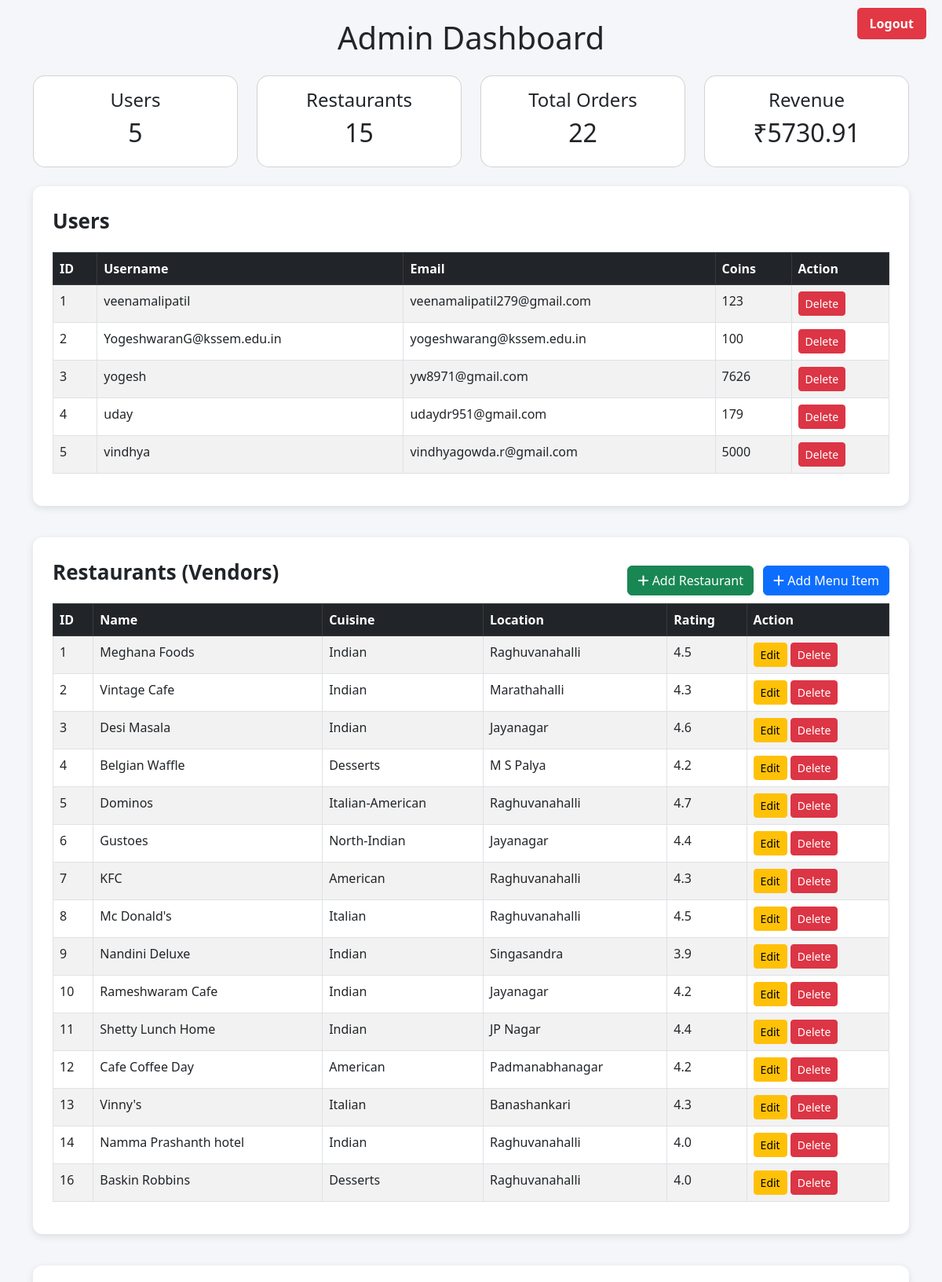
Page /admin_dashboard (signed in, upper part) on the committed database.
### tables this page shows
CREATE TABLE users (
        id INTEGER PRIMARY KEY AUTOINCREMENT,
        username TEXT UNIQUE NOT NULL,
        email TEXT UNIQUE NOT NULL,
        password TEXT NOT NULL,
        coin_balance INTEGER DEFAULT 0,
        created_at TIMESTAMP DEFAULT CURRENT_TIMESTAMP
    );

CREATE TABLE restaurants (
        id INTEGER PRIMARY KEY AUTOINCREMENT,
        name TEXT NOT NULL,
        cuisine TEXT NOT NULL,
        rating REAL DEFAULT 0.0,
        delivery_time TEXT,
        location TEXT,
        image_url TEXT,
        description TEXT
    );

### app.py (the view)
@app.route("/admin_dashboard")
@login_required
def admin_dashboard():
    if current_user.username != "veenamalipatil":
        flash("Unauthorized access!", "error")
        return redirect(url_for("index"))
    conn = get_db()
    conn.row_factory = sqlite3.Row
    users = conn.execute("SELECT * FROM users").fetchall()
    restaurants = conn.execute("SELECT * FROM restaurants").fetchall()
    menus = conn.execute("SELECT * FROM menu_items").fetchall()
    orders = conn.execute(
        """SELECT
        o.id,
        u.username AS username,
        r.name AS restaurant_name,
        o.final_amount AS total,
        o.created_at AS order_date
        FROM orders o
        JOIN users u ON o.user_id = u.id
        JOIN restaurants r ON o.restaurant_id = r.id
    """
    ).fetchall()
    users_count = len(users)
    restaurant_count = len(restaurants)
    total_orders = len(orders)
    total_revenue = conn.execute("SELECT SUM(final_amount) FROM orders").fetchone()[0]
    total_revenue = total_revenue if total_revenue else 0
    return render_template(
        "admin_dashboard.html",
        users=users,
        restaurants=restaurants,
        menu=menus,
        orders=orders,
        users_count=users_count,
        restaurant_count=restaurant_count,
        total_orders=total_orders,
        total_revenue=total_revenue,
    )

### app.py (called while the page is built)
def get_db():
    conn = sqlite3.connect("foodapp.db")
    conn.row_factory = sqlite3.Row
    return conn

@login_manager.user_loader
def load_user(user_id):
    conn = get_db()
    try:
        u = conn.execute("SELECT * FROM users WHERE id = ?", (user_id,)).fetchone()
    finally:
        conn.close()
    if u:
        return User(u["id"], u["username"], u["email"], u["coin_balance"])
    return None

@app.context_processor
def inject_cart():
    cart = session.get("cart", {})
    total_quantity = sum(cart.values()) if cart else 0
    return dict(cart_total_quantity=total_quantity)

@app.context_processor
def inject_user():
    if current_user.is_authenticated:
        conn = get_db()
        try:
            u = conn.execute(
                "SELECT coin_balance FROM users WHERE id = ?", (current_user.id,)
            ).fetchone()
        finally:
            conn.close()
        return {"user_coin_balance": u["coin_balance"] if u else 0}
    return {"user_coin_balance": 0}

### templates/admin_dashboard.html (shortened to what this page needs)
<!DOCTYPE html>
<html lang="en">
<head>
    <link rel="stylesheet"
          href="https://cdnjs.cloudflare.com/ajax/libs/font-awesome/6.5.0/css/all.min.css">
    <link rel="stylesheet"
          href="https://cdn.jsdelivr.net/npm/bootstrap@5.3.0/dist/css/bootstrap.min.css">
</head>
<body>
<div class="container mt-4">
    <h1 class="text-center mb-4">Admin Dashboard</h1>
<a href="{{ url_for('logout') }}" style="position:absolute; top:10px; right:20px; background:#e23744; color:white; padding:8px 16px; border-radius:5px; text-decoration:none; font-weight:600;">Logout</a>
    <div class="row mb-4">
        <div class="col-md-3">
            <div class="card text-center p-3">
                <h4>Users</h4>
                <h2>{{ users_count }}</h2>
            </div>
        </div>
        <div class="col-md-3">
            <div class="card text-center p-3">
                <h4>Restaurants</h4>
                <h2>{{ restaurant_count }}</h2>
            </div>
        </div>
        <div class="col-md-3">
            <div class="card text-center p-3">
                <h4>Total Orders</h4>
                <h2>{{ total_orders }}</h2>
            </div>
        </div>
        <div class="col-md-3">
            <div class="card text-center p-3">
                <h4>Revenue</h4>
                <h2>₹{{ total_revenue }}</h2>
            </div>
        </div>
    </div>
    <div class="table-container">
        <div class="section-title">Users</div>
        <table class="table table-bordered table-striped">
            <thead class="table-dark">
            <tr>
                <th>ID</th>
                <th>Username</th>
                <th>Email</th>
                <th>Coins</th>
                <th>Action</th>
            </tr>
            </thead>
            <tbody>
            {% for user in users %}
                <tr>
                    <td>{{ user.id }}</td>
                    <td>{{ user.username }}</td>
                    <td>{{ user.email }}</td>
                    <td>{{ user.coin_balance }}</td>
                    <td>
                        <a href="/delete_user/{{ user.id }}" class="btn btn-danger btn-sm"
                           onclick="return confirm('Delete this user?')">
                            Delete
                        </a>
                    </td>
                </tr>
            {% endfor %}
            </tbody>
        </table>
    </div>
    <div class="table-container">
        <div class="d-flex justify-content-between align-items-center">
            <div class="section-title">Restaurants (Vendors)</div>
            <div>
                <a href="/add_vendor" class="btn btn-success me-2">
                    <i class="fa fa-plus"></i> Add Restaurant
                </a>
                <a href="/add_menu" class="btn btn-primary">
                    <i class="fa fa-plus"></i> Add Menu Item
                </a>
            </div>
        </div>
        <table class="table table-bordered table-striped">
            <thead class="table-dark">
            <tr>
                <th>ID</th>
                <th>Name</th>
                <th>Cuisine</th>
                <th>Location</th>
                <th>Rating</th>
                <th>Action</th>
            </tr>
            </thead>
            <tbody>
            {% for r in restaurants %}
                <tr>
                    <td>{{ r.id }}</td>
                    <td>{{ r.name }}</td>
                    <td>{{ r.cuisine }}</td>
                    <td>{{ r.location }}</td>
                    <td>{{ r.rating }}</td>
                    <td>
                        <a href="/edit_vendor/{{ r.id }}" class="btn btn-warning btn-sm">Edit</a>
                        <form action="/delete_vendor/{{ r.id }}" method="POST" style="display:inline;">
                            <button class="btn btn-danger btn-sm"
                                    onclick="return confirm('Delete this vendor?')">
                                Delete
                            </button>
                        </form>
                    </td>
                </tr>
            {% endfor %}
            </tbody>
        </table>
    </div>
    <div class="table-container">
    </div>
</div>
</body>
</html>

### templates/admin_dashboard.html (style rules this page uses)
body { background: #f4f6f9; }
.card { border-radius: 15px; }
.table-container { background: #fff; padding: 25px; border-radius: 12px; box-shadow: 0 3px 10px rgba(0,0,0,0.1); margin-bottom: 40px; }
.section-title { margin-bottom: 20px; font-size: 26px; font-weight: bold; }

### rows in the picture
users: id "1", username "veenamalipatil", email "veenamalipatil279@gmail.com", coin_balance "123"
users: id "2", username "YogeshwaranG@kssem.edu.in", email "yogeshwarang@kssem.edu.in", coin_balance "100"
users: id "3", username "yogesh", email "yw8971@gmail.com", coin_balance "7626"
users: id "4", username "uday", email "udaydr951@gmail.com", coin_balance "179"
users: id "5", username "vindhya", email "vindhyagowda.r@gmail.com", coin_balance "5000"
restaurants: id "1", name "Meghana Foods", cuisine "Indian", location "Raghuvanahalli", rating "4.5"
restaurants: id "2", name "Vintage Cafe", cuisine "Indian", location "Marathahalli", rating "4.3"
restaurants: id "3", name "Desi Masala", cuisine "Indian", location "Jayanagar", rating "4.6"
restaurants: id "4", name "Belgian Waffle", cuisine "Desserts", location "M S Palya", rating "4.2"
restaurants: id "5", name "Dominos", cuisine "Italian-American", location "Raghuvanahalli", rating "4.7"
restaurants: id "6", name "Gustoes", cuisine "North-Indian", location "Jayanagar", rating "4.4"
restaurants: id "7", name "KFC", cuisine "American", location "Raghuvanahalli", rating "4.3"
restaurants: id "8", name "Mc Donald's", cuisine "Italian", location "Raghuvanahalli", rating "4.5"
restaurants: id "9", name "Nandini Deluxe", cuisine "Indian", location "Singasandra", rating "3.9"
restaurants: id "10", name "Rameshwaram Cafe", cuisine "Indian", location "Jayanagar", rating "4.2"
restaurants: id "11", name "Shetty Lunch Home", cuisine "Indian", location "JP Nagar", rating "4.4"
restaurants: id "12", name "Cafe Coffee Day", cuisine "American", location "Padmanabhanagar", rating "4.2"
restaurants: id "13", name "Vinny's", cuisine "Italian", location "Banashankari", rating "4.3"
restaurants: id "14", name "Namma Prashanth hotel", cuisine "Indian", location "Raghuvanahalli", rating "4.0"
restaurants: id "16", name "Baskin Robbins", cuisine "Desserts", location "Raghuvanahalli", rating "4.0"

### other values in the picture
{{ users_count }} "5"
{{ restaurant_count }} "15"
{{ total_orders }} "22"
{{ total_revenue }} "5730.91"
